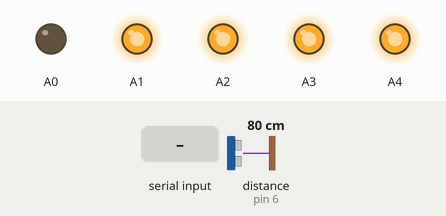
A sketch run on a simulated Arduino Uno, built with avr-gcc and run on an emulated ATmega328P. Shown: output pins drawn as LEDs (lit = HIGH). Wiring (inferred from the names in the program): ultrasonic range finder: trigger pin 7; echo pin 6. The test bench sets the inputs (shaded band); at power-on: distance to the obstacle (sensor on pin 6) 80 cm. The echo pulse lasts 58.3 µs per cm; pins used as bus, display or sensor lines are not drawn.

Above: at 1.2 s.
1.3 s: distance to the obstacle (sensor on pin 6) set to 20 cm
2.8 s: distance to the obstacle (sensor on pin 6) set to 17 cm
At 4.0 s:
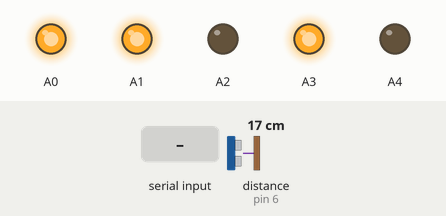
4.8 s: distance to the obstacle (sensor on pin 6) set to 35 cm
At 7.5 s:
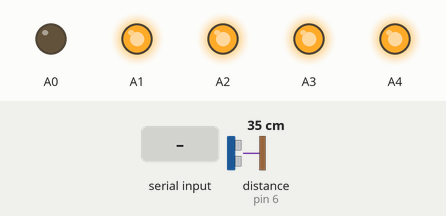
7.8 s: "a" received over Serial
At 9.3 s:
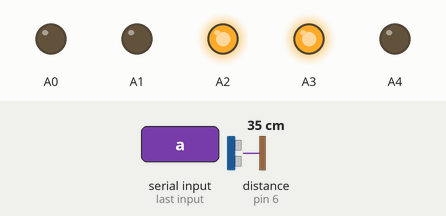
10.3 s: "b" received over Serial
At 12.4 s:
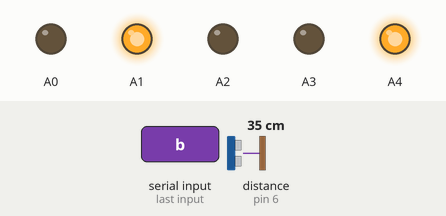
12.8 s: "c" received over Serial
At 14.4 s:
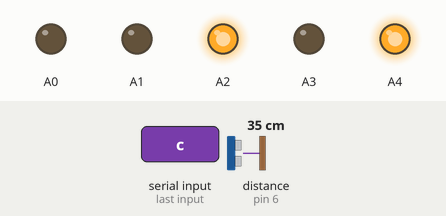
Timing chart, 0 to 15.9 s (numbered marks = the images above; inputs shaded):
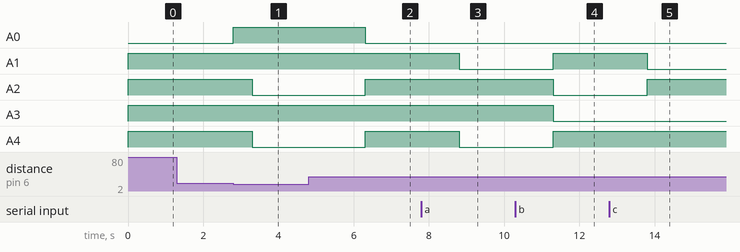

Measured:
- the behaviour switches between 19 and 18 cm on distance to the obstacle (sensor on pin 6) (found by bisection; images 0 and 1)
- after the input at 1.3 s, every drawn part: stays the same
- after the input at 2.8 s, A0: LOW → HIGH at once; A2, A4: HIGH → LOW after 0.50 s
- after the input at 4.8 s, A0: HIGH → LOW after 1.5 s; A2, A4: goes on until 6.3 s, then stays HIGH
- after the input at 7.8 s, A1, A4: HIGH → LOW after 1.0 s
- after the input at 10.3 s, A1, A4: LOW → HIGH after 1.0 s; A2, A3: HIGH → LOW after 1.0 s
- after the input at 12.8 s, A1: HIGH → LOW after 1.0 s; A2: LOW → HIGH after 1.0 s

The sketch:

prog.ino
```cpp
#include <Wire.h>
int rxPin = 0;                    // RX PIN
int txPin = 1;// TX TX
String d;
const int pingPin = 7; // Trigger Pin of Ultrasonic Sensor
const int echoPin = 6; // Echo Pin of Ultrasonic Sensor
unsigned int s;
void setup() {
   Serial.begin(9600); // Starting Serial Terminal
  pinMode(A0, OUTPUT);
  digitalWrite(A0, LOW);
  pinMode(A1, OUTPUT);
  pinMode(A2, OUTPUT);
  pinMode(A3, OUTPUT);
  pinMode(A4, OUTPUT);
  pinMode(rxPin, INPUT);
  pinMode(txPin, OUTPUT);
}

void loop() {
   long duration, inches, cm;

   pinMode(pingPin, OUTPUT);
   digitalWrite(pingPin, LOW);
   delayMicroseconds(2);
   digitalWrite(pingPin, HIGH);
   delayMicroseconds(10);
   digitalWrite(pingPin, LOW);
   pinMode(echoPin, INPUT);
   duration = pulseIn(echoPin, HIGH);
   inches = microsecondsToInches(duration);
   cm = microsecondsToCentimeters(duration);
   if(inches<=6){
    digitalWrite(A0,HIGH);digitalWrite(A1, HIGH);digitalWrite(A2, HIGH);digitalWrite(A3, HIGH);digitalWrite(A4, HIGH);delay(500);
    digitalWrite(A1, HIGH);digitalWrite(A2, LOW);digitalWrite(A3, HIGH);digitalWrite(A4, LOW);delay(3000);//obstacle backward
    }
   else {digitalWrite(A0,LOW);
   if(s==1){digitalWrite(A1, LOW);digitalWrite(A2, HIGH);digitalWrite(A3, HIGH);digitalWrite(A4, LOW);}
   if(s==2){digitalWrite(A1, HIGH);digitalWrite(A2, LOW);digitalWrite(A3, LOW);digitalWrite(A4, HIGH);}
   if(s==3){digitalWrite(A1, LOW);digitalWrite(A2, HIGH);digitalWrite(A3, LOW);digitalWrite(A4, HIGH);}
   if(s==4){digitalWrite(A1, HIGH);digitalWrite(A2, LOW);digitalWrite(A3, HIGH);digitalWrite(A4, LOW);}
   if(s==0){digitalWrite(A1, HIGH);digitalWrite(A2, HIGH);digitalWrite(A3, HIGH);digitalWrite(A4, HIGH);}

   }


  while(Serial.available()>0){
          d=Serial.readString();
       if(d=="a" && inches>6)
       {
        s=1;
         digitalWrite(A1, LOW);digitalWrite(A2, HIGH);digitalWrite(A3, HIGH);digitalWrite(A4, LOW);

       }//LEFT
       else if(d=="b" && inches>6)
       {
        s=2;
         digitalWrite(A1, HIGH);digitalWrite(A2, LOW);digitalWrite(A3, LOW);digitalWrite(A4, HIGH);

       }//RIGHT
       else if(d=="c" && inches>6)
       {
        s=3;
         digitalWrite(A1, LOW);digitalWrite(A2, HIGH);digitalWrite(A3, LOW);digitalWrite(A4, HIGH);

       }//FRONT
       else if(d=="d" && inches>6)
       {
        s=4;
         digitalWrite(A1, HIGH);digitalWrite(A2, LOW);digitalWrite(A3, HIGH);digitalWrite(A4, LOW);

       }//BACK
       else
       {
        s=0;
        digitalWrite(A1, HIGH);digitalWrite(A2, HIGH);digitalWrite(A3, HIGH);digitalWrite(A4, HIGH);
        }
  }
//

}

long microsecondsToInches(long microseconds) {
   return microseconds / 74 / 2;
}

long microsecondsToCentimeters(long microseconds) {
   return microseconds / 29 / 2;
}
```
